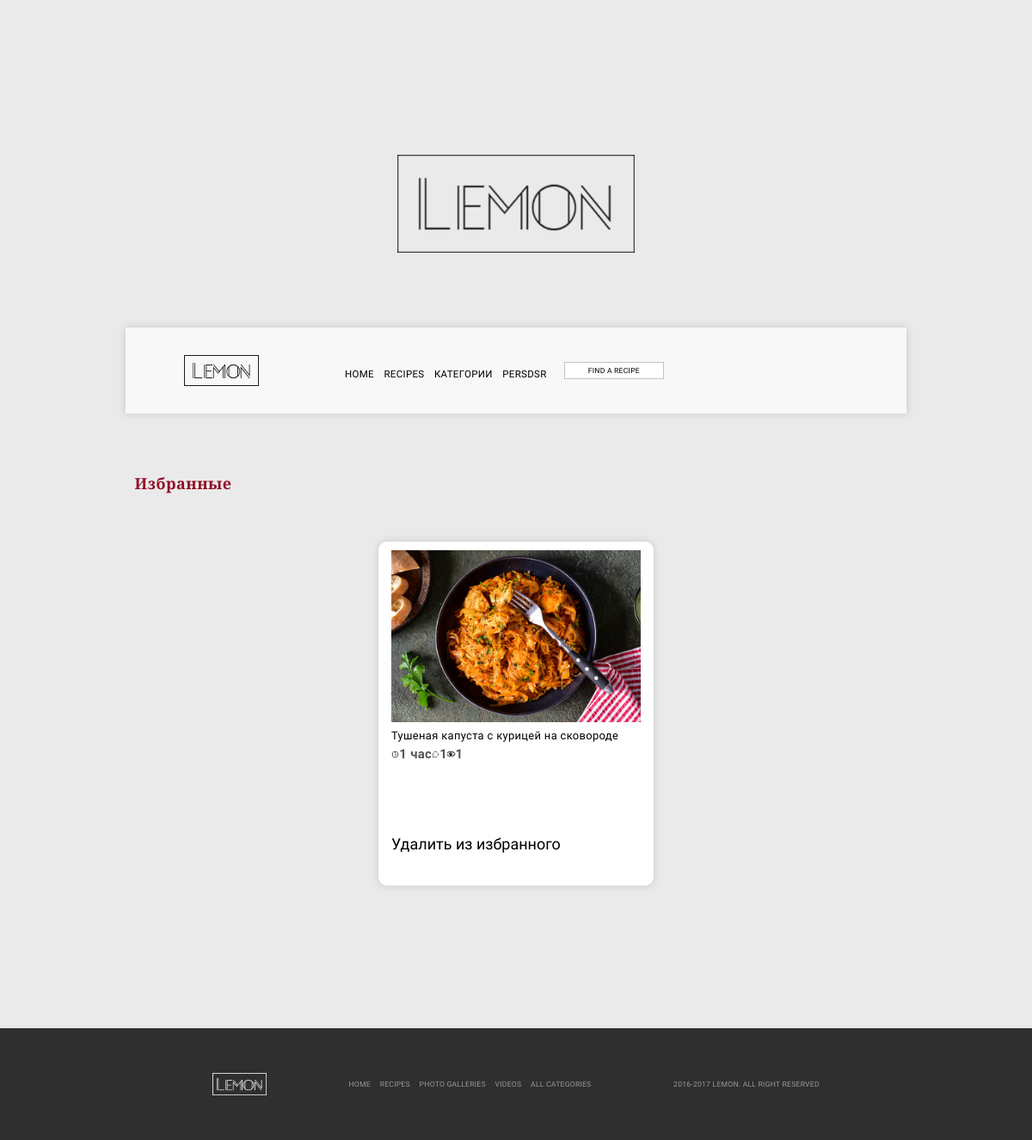
/favorite/ (signed in), run on an earlier commit of the app's database.
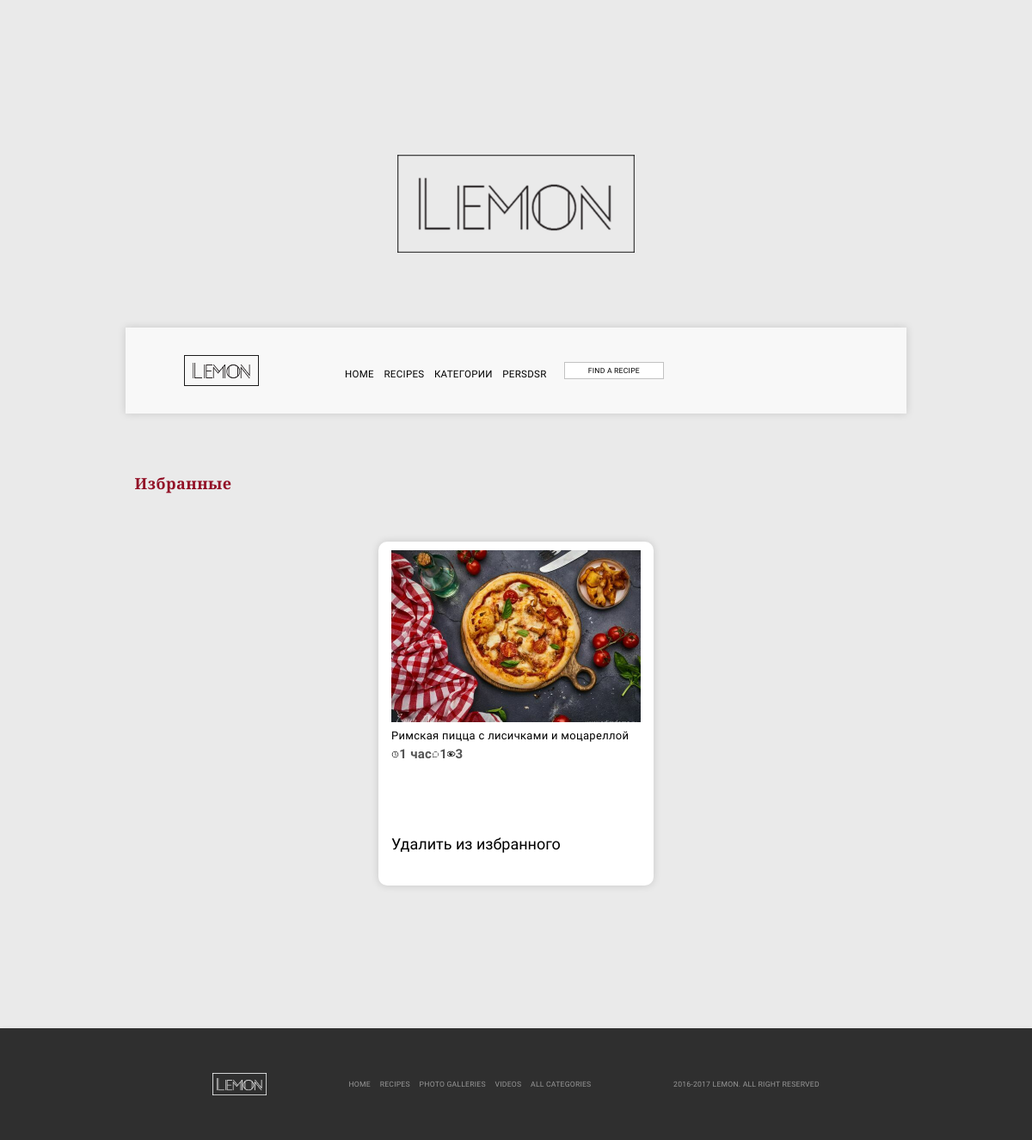
And on a later commit of the database.
### users/models.py (models this page shows, shortened)
class User(AbstractUser):
    first_name = models.CharField(verbose_name='Имя', max_length=33, null=True, blank=True)
    last_name = models.CharField(verbose_name='Фамилия', max_length=33, null=True, blank=True)
    avatar = models.ImageField(verbose_name='Аватарка', null=True, blank=True)
    about_me = models.TextField(verbose_name='Обо мне', max_length=200, blank=True, default='')

### food/models.py (models this page shows, shortened)
class Post(models.Model):
    author = models.ForeignKey(User, verbose_name='Автор', on_delete=models.CASCADE, related_name='post_author')
    title = models.CharField(verbose_name='Название', max_length=155)
    description = models.TextField(verbose_name='Описание')
    image = models.ImageField(verbose_name='Изображение', upload_to='post/')
    ingredients = RichTextField()
    date_create = models.DateTimeField(verbose_name='Дата создания', auto_now_add=True)
    time_preparing = models.CharField(verbose_name='Время приготовления', max_length=10)
    tags = models.ManyToManyField(Tags, related_name='post_tags', blank=True)
    views = models.ManyToManyField(User, verbose_name='post_views', blank=True, related_name='post_views')
    favorite = models.ManyToManyField(User, verbose_name='Добавившие в избранное', blank=True, related_name='favorite_posts')
    category = models.ForeignKey(Category, verbose_name='Категория', related_name='post_category', on_delete=models.CASCADE)
    slug = models.SlugField(verbose_name='URL')
    def get_absolute_url(self):
        return reverse('detail_food', kwargs={'food_slug': self.slug})
    def total_views(self):
        return self.views.count()
    class Meta:
        verbose_name = 'Пост'
        verbose_name_plural = 'Посты'

### food/views.py (the view)
# urls.py: path('favorite/', views.FavoriteView.as_view(), name='favorite'),
class FavoriteView(ListView):
    template_name = 'food/favorite.html'
    queryset = Post
    context_object_name = 'posts'
    def get_queryset(self):
        posts = self.request.user.favorite_posts.all()
        return posts

### food/templatetags/index_tags.py (called while the page is built)
@register.simple_tag()
def get_category():
    return Category.objects.all()[:4]

### templates/food/favorite.html (shortened to what this page needs)
{% extends 'base.html' %}
{% load static %}
{% block content %}
    <section class="triple">
        <div class="container">
            <h1 class="my__h2">Избранные</h1>
            <div class="triple__row">
                {% for post in posts %}
                <div class="triple__column">
                    <div class="triple__item">
                        <a href="{{ post.get_absolute_url }}"><img class="triple__img3" src="{{ post.image.url }}"></a>
                        <a class="triple__title title__text" href="{{ post.get_absolute_url }}">{{ post.title }}</a>
                        <div class="triple__info">
                            <div class="triple__info-clock">
                                <img src="{% static 'img/clock_hour_minute_second_time_timer_watch_icon_123193.png' %}" alt="">
                            </div>
                            <span class="span__text">{{ post.time_preparing }}</span>
                            <div class="triple__info-comment">
                                <img src="{% static 'img/comment_120216.png' %}" alt="">
                            </div>
                            <span class="span__text">{{ post.post_comment.all.count }}</span>
                            <div class="triple__info-glazok">
                                <img src="{% static 'img/seo-social-web-network-internet_232_icon-icons.com_61542 (1).png' %}"
                                     alt="">
                            </div>
                            <span class="span__text">{{ post.total_views }}</span>
                        </div>
                    </div>
                <span class="update_status__text"><a href="{% url 'favorite' %}" data-url="{% url 'update_favorite_status' pk=post.pk type='delete' %}" class="update_status">Удалить из избранного</a></span>
                </div>
                {% endfor %}
            </div>
        </div>
    </section>
{% endblock %}

### templates/base.html (shortened to what this page needs)
<!DOCTYPE html>
{% load static index_tags %}
<html lang="ru">
<head>
    <link rel="stylesheet" href="https://cdn.jsdelivr.net/npm/swiper@8/swiper-bundle.min.css">
    <link rel="stylesheet" href="{% static 'css/style.css' %}"/>
</head>
<body>
<div class="logo">
    <img src="{% static 'img/logo1.png' %}" alt="fds">
</div>
<header class="header">
    <div class="container">
        <div class="header__row">
            <div>
                <a href="{% url 'home' %}">
                    <img src="{% static 'img/logo2.png' %}" alt="">
                </a>
            </div>
            <div class="header__column">
                <div class="header__item">
                    <ul class="header__ul">
                        <li class="header__li">
                            <a href="{% url 'home' %}">HOME</a>
                        </li>
                        <li class="header__li">
                            <a href="">Recipes</a>
                        </li>
                        {% get_category as category %}
                        <li class="header__li">
                            <a href="">Категории</a>
                        </li>
                        {% if user.is_authenticated %}
                        <li class="header__li">
                            <a class="" href="">{{ user.username }}</a>
                        </li>
                        {% endif %}
                    </ul>
                </div>
            </div>
            <div class="header__search">
                <div class="header__item">
                    <div class="header__search-block">
                        <form action="{% url 'home' %}" class="search-form" method="get">
                            <input type="text" class="header__search-text" placeholder="Find a recipe" name="name">
                        </form>
                    </div>
                </div>
            </div>
        </div>
    </div>
</header>
<div class="wrapper">
    {% block content %}
    {% endblock %}
    <footer class="footer">
        <div class="footer__container">
            <div class="footer__row">
                <div class="footer__logo">
                    <img src="{% static 'img/logo_5.png' %}" alt="">
                </div>
                <div class="footer__ul">
                    <ul>
                        <li><a href="">HOME</a></li>
                        <li><a href="">Recipes</a></li>
                        <li><a href="">Photo Galleries</a></li>
                        <li><a href="">Videos</a></li>
                        <li><a href="">All Categories</a></li>
                    </ul>
                </div>
                <a href="" class="footer__ctulhu">2016-2017 LEMON. All right reserved</a>
            </div>
        </div>
    </footer>
</div>
</body>
</html>

What changed in the data, as far as the page shows it:
no longer on this page (row edited): Post: image (picture), title "Тушеная капуста с курицей на сковороде", time_preparing "1 час", post_comment.all.count "1", total_views "1"
now on this page (row edited): Post: image (picture), title "Римская пицца с лисичками и моцареллой", time_preparing "1 час", post_comment.all.count "1", total_views "3"
